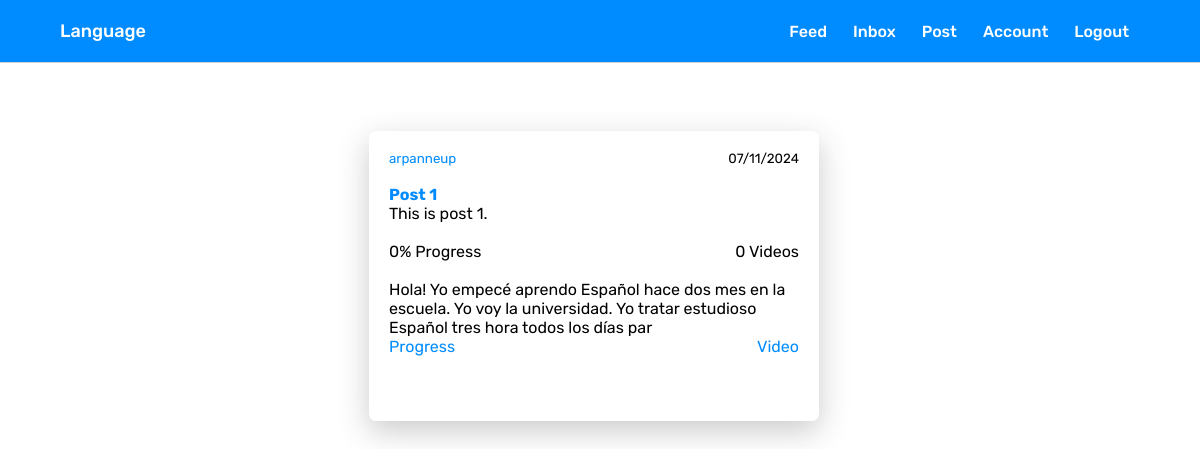
The app's page /post/1 (signed in) with its own data.
### app/main.py (models this page shows, shortened)
class User(db.Model, UserMixin):
    id = db.Column(db.Integer, primary_key=True)
    username = db.Column(db.String(15), unique=True)
    email = db.Column(db.String(50), unique=True)
    password = db.Column(db.String())
    profile_pic = db.Column(
        db.String(40), nullable=False, default='default.jpg')
    posts = db.relationship('Post', backref='author', lazy='dynamic')
    commenter = db.relationship('Comment', backref='commenter', lazy='dynamic')
    access_token = db.Column(db.String(180))
    liker = db.relationship('Like', backref='liker', lazy='dynamic')
    followed = db.relationship(
        'Follower', backref='followed', foreign_keys='Follower.followed_id', lazy='dynamic')
    follower = db.relationship(
        'Follower', backref='follower', foreign_keys='Follower.follower_id', lazy='dynamic')
    sender = db.relationship('Message', backref='sender',
                             foreign_keys='Message.sender_id', lazy='dynamic')
    receiver = db.relationship('Message', backref='receiver',
                               foreign_keys='Message.receiver_id', lazy='dynamic')
    bio_content = db.Column(db.String(1000))
    verified = db.Column(db.Boolean(), default=False)
    def has_liked_post(self, post):
        return Like.query.filter(
            Like.liker_id == self.id,
            Like.liked_id == post.id).count() > 0

class Post(db.Model, UserMixin):
    id = db.Column(db.Integer, primary_key=True)
    post_title = db.Column(db.String(100), nullable=False)
    post_content = db.Column(db.String(1000), nullable=False)
    post_date = db.Column(db.DateTime, nullable=False, default=datetime.utcnow)
    user_id = db.Column(db.Integer, db.ForeignKey('user.id'), nullable=False)
    commented = db.relationship('Comment', backref='commented', lazy='dynamic')
    likes = db.relationship('Like', backref='liked', lazy='dynamic')

### app/main.py (the view)
@app.route("/post/<int:post_id>")
@login_required
def post(post_id):
    post = Post.query.get_or_404(post_id)
    return render_template('postid.html', title=post.post_title, post=post)

### app/main.py (called while the page is built)
@login_manager.user_loader
def load_user(user_id):
    return User.query.get(int(user_id))

@app.before_request
def make_session_permanent():
    session.permanent = True

### app/templates/postid.html (shortened to what this page needs)
{% extends "base.html" %} {% block title %}{% endblock %} {% block content %}
<link rel="stylesheet" href="{{url_for('static', filename='dashboard.css')}}" />
<div class="container">
    <br />
    <br />
    <div class="specific-post">
        <div class="post">
            <div class="post-info">
                <small><a href="{{url_for('user', username=post.author.username)}}">{{post.author.username}}</a></small>
                <small>{{post.post_date.strftime('%m/%d/%Y') }}</small>
            </div>
            <br />
            <article class="post-title-content">
                <h4>
                    <a href="{{url_for('post', post_id=post.id)}}">{{post.post_title}}</a>
                </h4>
                <p>{{post.post_content}}</p>
            </article>
            <br />
            <div class="post-actions">
                <div class="post-stats-info">
                    {% if post.likes.count() == 0 %}
                    <p class='total-likes{{post.id}}' style='cursor: initial; color: black;'>
                        {{post.likes.count()}}% Progress
                    </p>
                    {% endif %}
                    {% if post.commented.count() == 0 %}
                    <p style='cursor: initial; color: black;'>
                        {{post.commented.count()}} Videos
                    </p>
                    {% endif %}
                </div>
            </div><br>
<p>Hola! Yo empecé aprendo Español hace dos mes en la escuela. Yo voy la universidad. Yo tratar estudioso Español tres hora todos los días par</p>
            <div class="actions">
                {% if current_user.has_liked_post(post) %}
                <div class='like-unlike' action='unlike' post_id="{{ post.id }}"
                    style="cursor: pointer; color: rgb(0,140,255)">
                    <p class='toggle{{ post.id }}'>Mark as completed</p>
                </div>
                {% else %}
                <div class='like-unlike' action='like' post_id="{{ post.id }}"
                    style="cursor: pointer; color: rgb(0,140,255)">
                    <p class='toggle{{ post.id }}'>Progress</p>
                </div>
                {% endif %}
                <p>
                    <a href="{{url_for('comment_on_post', post_id=post.id)}}">Video</a>
                </p>
            </div>
        </div>
        <br>
    </div>
</div>
{% endblock %}

### app/static/base.css (style rules this page uses)
* { box-sizing: border-box; margin: 0; padding: 0; font-family: "Rubik", sans-serif; }
a { text-decoration: none; color: rgb(0, 140, 255); }

### app/static/dashboard.css (style rules this page uses)
.container { margin-top: 30px; margin-left: 100px; margin-right: 100px; display: flex; flex-direction: column; }
.post { display: flex; flex-direction: column; padding: 20px; background: #ffffff; border-radius: 7px; box-shadow: 0px 10px 30px rgba(48, 48, 48, 0.25); width: 45%; height: 290px; max-height: 290px; overflow-y: auto; margin-right: 12px; margin-bottom: 20px; }
.specific-post { display: flex; flex-direction: column; justify-content: center; align-items: center; }
.post-info { display: flex; justify-content: space-between; }
.post-info a { color: rgb(0, 140, 255); }
.post-stats-info { display: flex; justify-content: space-between; }
.post-stats-info p { color: rgb(0, 140, 255); cursor: pointer; }
.post-title-content a { color: rgb(0, 140, 255); }
.actions { display: flex; justify-content: space-between; }
.actions a { color: rgb(0, 140, 255); }

### records on screen
User: author.username "arpanneup"
Post: post_date "07/11/2024", post_title "Post 1", post_content "This is post 1."

### other values on screen
{{ post.likes.count() }} "0"
{{ post.commented.count() }} "0"
